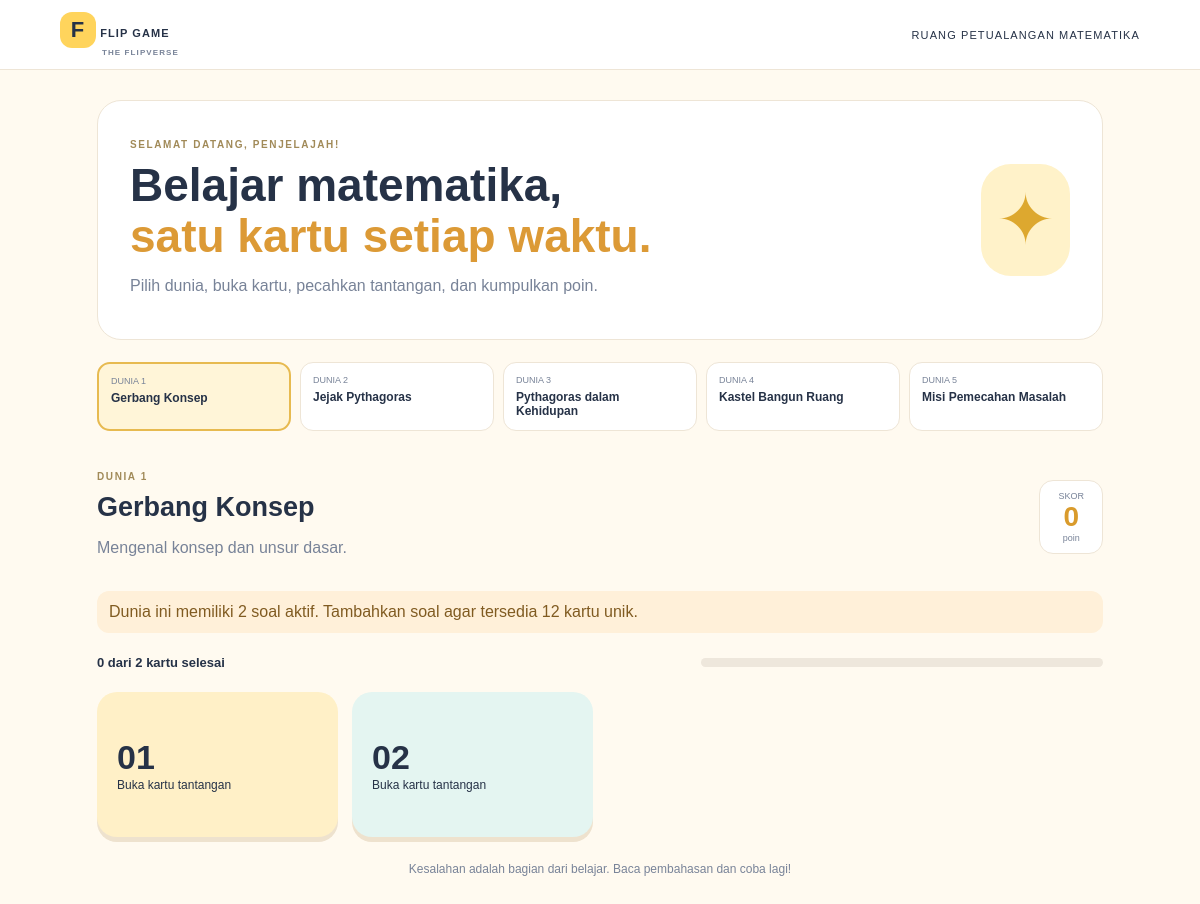
The page / on the database its author committed.
### tables this page shows
CREATE TABLE worlds (
 id INT AUTO_INCREMENT PRIMARY KEY, world_number TINYINT UNIQUE NOT NULL,
 title VARCHAR(120) NOT NULL, description TEXT, is_active TINYINT DEFAULT 1
);

### database.php (called while the page is built)
<?php
function db(): PDO {
    static $pdo = null;
    if ($pdo) return $pdo;
    $pdo = new PDO('mysql:host=127.0.0.1;dbname=flipverse;charset=utf8mb4', 'root', '', [
        PDO::ATTR_ERRMODE => PDO::ERRMODE_EXCEPTION,
        PDO::ATTR_DEFAULT_FETCH_MODE => PDO::FETCH_ASSOC
    ]);
    return $pdo;
}

### helpers.php (called while the page is built)
<?php
function e(string $v): string { return htmlspecialchars($v, ENT_QUOTES, 'UTF-8'); }

### index.php (the view, shortened to what this page needs)
<?php
require_once __DIR__.'/../config/database.php';
require_once __DIR__.'/../app/helpers.php';
$worlds=db()->query('SELECT * FROM worlds WHERE is_active=1 ORDER BY world_number')->fetchAll();
$num=max(1,min(5,(int)($_GET['world']??1)));
$s=db()->prepare('SELECT * FROM worlds WHERE world_number=?'); $s->execute([$num]); $world=$s->fetch() ?: $worlds[0];
$s=db()->prepare('SELECT * FROM questions WHERE world_id=? AND is_active=1 ORDER BY RAND() LIMIT 12'); $s->execute([$world['id']]);
$questions=array_map(fn($q)=>['indicator'=>$q['indicator'],'difficulty'=>$q['difficulty'],'question'=>$q['question_text'],'options'=>['A'=>$q['option_a'],'B'=>$q['option_b'],'C'=>$q['option_c'],'D'=>$q['option_d']],'correct'=>$q['correct_option'],'explanation'=>$q['explanation']],$s->fetchAll());
?>
<!doctype html><html lang="id"><head><meta charset="utf-8"><meta name="viewport" content="width=device-width,initial-scale=1"><title>FLIP GAME — The Flipverse</title><link rel="stylesheet" href="assets/style.css"></head><body>
<header><a class="brand" href="index.php"><b>F</b> FLIP GAME <small>THE FLIPVERSE</small></a><span>RUANG PETUALANGAN MATEMATIKA</span></header>
<main><section class="hero"><div><p class="eyebrow">SELAMAT DATANG, PENJELAJAH!</p><h1>Belajar matematika,<br><em>satu kartu setiap waktu.</em></h1><p>Pilih dunia, buka kartu, pecahkan tantangan, dan kumpulkan poin.</p></div><div class="spark">✦</div></section>
<nav><?php foreach($worlds as $w):?><a class="<?=((int)$w['world_number']===$num?'active':'')?>" href="?world=<?=(int)$w['world_number']?>"><small>DUNIA <?=(int)$w['world_number']?></small><b><?=e($w['title'])?></b></a><?php endforeach;?></nav>
<section class="heading"><div><p class="eyebrow">DUNIA <?=(int)$world['world_number']?></p><h2><?=e($world['title'])?></h2><p><?=e($world['description']??'')?></p></div><div class="score">SKOR<strong id="score">0</strong>poin</div></section>
<?php if(count($questions)<12):?><p class="notice">Dunia ini memiliki <?=count($questions)?> soal aktif. Tambahkan soal agar tersedia 12 kartu unik.</p><?php endif;?>
<div class="progress"><b id="progress">0 dari <?=count($questions)?> kartu selesai</b><div class="track"><i id="fill"></i></div></div><section id="grid" class="grid"></section>
<p class="foot">Kesalahan adalah bagian dari belajar. Baca pembahasan dan coba lagi!</p></main>
<script>window.FLIP_QUESTIONS=<?=json_encode($questions,JSON_UNESCAPED_UNICODE|JSON_UNESCAPED_SLASHES)?>;</script><script src="assets/game.js"></script></body></html>

### style.css (style rules this page uses)
:root { --ink:#263247;--cream:#fffaf0;--yellow:#ffd45c;--teal:#49bdb0;--coral:#ff806d;--muted:#788398 }
* { box-sizing:border-box }
body { margin:0;background:var(--cream);color:var(--ink);font-family:Nunito,'Trebuchet MS',Arial,sans-serif }
header { height:70px;background:white;border-bottom:1px solid #eee5d6;padding:0 5%;display:flex;align-items:center;justify-content:space-between;font-size:11px;letter-spacing:.1em }
.brand { color:var(--ink);text-decoration:none;font-weight:900 }
.brand b { display:inline-grid;place-items:center;background:var(--yellow);border-radius:12px;width:36px;height:36px;font-size:22px }
.brand small { display:block;margin-left:42px;font-size:8px;color:var(--muted) }
main { max-width:1050px;margin:auto;padding:30px 22px }
.hero { background:white;border:1px solid #eee5d6;border-radius:24px;padding:28px 32px;display:flex;justify-content:space-between;align-items:center }
.eyebrow { font-size:10px;letter-spacing:.16em;font-weight:900;color:#a18a58 }
.hero h1 { font-size:clamp(30px,5vw,46px);line-height:1.1;margin:10px 0 }
.hero em { font-style:normal;color:#dc9a36 }
.hero p:last-child,.heading p:last-child { color:var(--muted) }
.spark { font-size:70px;color:#dda82f;background:#fff2c9;border-radius:30px;padding:15px }
nav { display:grid;grid-template-columns:repeat(5,1fr);gap:9px;margin:22px 0 }
nav a { background:#fff;border:1px solid #eee5d6;border-radius:13px;padding:12px;color:var(--ink);text-decoration:none;font-size:12px }
nav a small,nav a b { display:block }
nav a small { font-size:9px;color:var(--muted);margin-bottom:5px }
nav a.active { background:#fff5d8;border:2px solid #e7ba50 }
.heading { display:flex;justify-content:space-between;align-items:center;margin:30px 0 18px }
.heading h2 { margin:4px 0;font-size:27px }
.score { background:white;border:1px solid #eee5d6;border-radius:14px;padding:10px 18px;text-align:center;font-size:9px;color:var(--muted) }
.score strong { display:block;font-size:28px;color:#d99b2c }
.progress { display:flex;justify-content:space-between;align-items:center;gap:20px;margin:22px 0;font-size:13px }
.track { height:9px;background:#eee7dc;border-radius:20px;width:40%;overflow:hidden }
.grid { display:grid;grid-template-columns:repeat(4,1fr);gap:14px }
.notice { background:#fff0d9;padding:12px;border-radius:12px;color:#805b21 }
.foot { text-align:center;color:var(--muted);font-size:12px;margin:25px }

### rows shown on the page
worlds: world_number "1", title "Gerbang Konsep", description "Mengenal konsep dan unsur dasar."
worlds: world_number "2", title "Jejak Pythagoras"
worlds: world_number "3", title "Pythagoras dalam Kehidupan"
worlds: world_number "4", title "Kastel Bangun Ruang"
worlds: world_number "5", title "Misi Pemecahan Masalah"

### other values the page prints
count($questions) "2"
